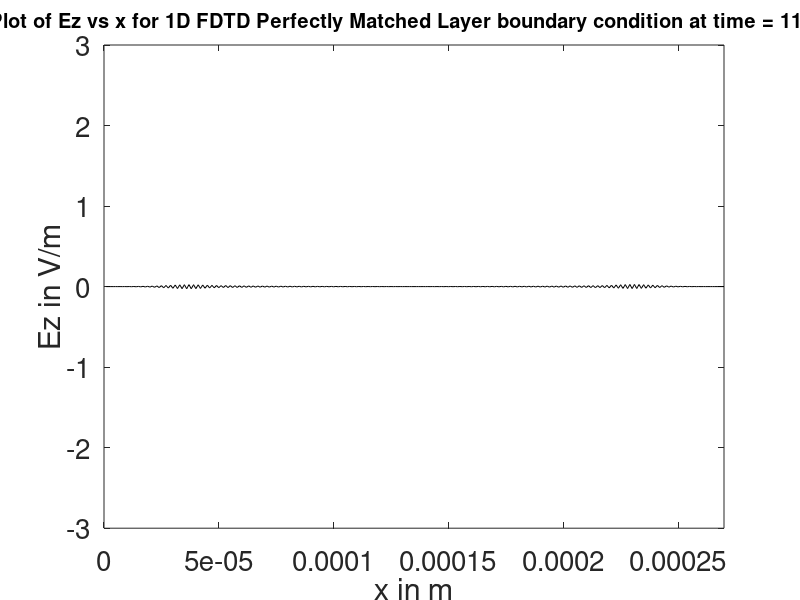

MATLAB code to generate this figure:
% Clearing variables in memory and Matlab command screen
clc; clear; close all;

% Grid Dimension in x (xdim) direction
xdim=270;

%Total no of time steps
time_tot=350;

%Position of the source (center of the domain)
xsource=135;

%Courant stability factor
S=1;

% Parameters of free space (permittivity and permeability and speed of
% light) are all not 1 and are given real values
epsilon0=(1/(36*pi))*1e-9;
mu0=4*pi*1e-7;
c=3e+8;

% Spatial grid step length (spatial grid step = 1 micron)
delta=1e-6;
% Temporal gris step obtained using Courant condition
deltat=S*delta/c;

% Initialization of field vectors
Ez=zeros(1,xdim);
Hy=zeros(1,xdim);

% Initialization of permittivity and permeability vectors
epsilon=epsilon0*ones(1,xdim);
mu=mu0*ones(1,xdim);

%Perfectly matched layer boundary design:
% [Reference:-http://dougneubauer.com/wp-content/uploads/wdata/yee2dpml1/yee2d_c.txt
%  (An adaptation of 2-D FDTD TE code of Dr. Susan Hagness)]

%Value of boundary width in spacesteps
bound_width=35;
%Electrical conductivity vector initialization
sigma=zeros(1,xdim);
%Order of polynomial on which sigma is modeled
gradingorder=6;
%Required reflection co-efficient
refl_coeff=1e-6;
%Polynomial model for sigma
sigmamax=(-log10(refl_coeff)*(gradingorder+1)*epsilon0*c)/(2*bound_width*delta);
boundfact1=((epsilon(1,bound_width)/epsilon0)*sigmamax)/((bound_width^gradingorder)*(gradingorder+1));
boundfact2=((epsilon(1,xdim-bound_width)/epsilon0)*sigmamax)/((bound_width^gradingorder)*(gradingorder+1));
x=0:1:bound_width;
for i=1:1:xdim
    sigma(1,bound_width+1:-1:1)=boundfact1*((x+0.5*ones(1,bound_width+1)).^(gradingorder+1)-(x-0.5*[0 ones(1,bound_width)]).^(gradingorder+1));
    sigma(1,xdim-bound_width:1:xdim)=boundfact2*((x+0.5*ones(1,bound_width+1)).^(gradingorder+1)-(x-0.5*[0 ones(1,bound_width)]).^(gradingorder+1));
end
%Magnetic conductivity matrix obtained by Perfectly Matched Layer condition
%for no reflection at every point
sigma_star=(sigma.*mu)./epsilon;



%Choice of natue of source
gaussian=0;
sine=0;
% The user can give a frequency of his choice for sinusoidal (if sine=1 above) waves in Hz 
frequency=1.5e+13;
impulse=1;
%Choose any one as 1 and rest as 0. Default (when all are 0): Unit time step

%Multiplication factor vectors for H vector update to avoid being calculated many times 
%in the time update loop so as to increase computation speed
A=((mu-0.5*deltat*sigma_star)./(mu+0.5*deltat*sigma_star)); 
B=(deltat/delta)./(mu+0.5*deltat*sigma_star);
                          
%Multiplication factor vectors for E vector update to avoid being calculated many times 
%in the time update loop so as to increase computation speed                          
C=((epsilon-0.5*deltat*sigma)./(epsilon+0.5*deltat*sigma)); 
D=(deltat/delta)./(epsilon+0.5*deltat*sigma);                     
                   

% Update loop begins
for n=1:1:time_tot
    
    %if source is impulse or unit-time step 
    if gaussian==0 && sine==0 && n==1
        Ez(xsource)=1;
    end
    
    % Setting time dependent boundaries to update only relevant parts of the 
    % vector where the wave has reached to avoid unnecessary updates.
    if n<xsource-2
        n1=xsource-n-1;
    else
        n1=1;
    end
    if n<xdim-1-xsource
        n2=xsource+n;
    else
        n2=xdim-1;
    end
    
    %Vector Update instead of for loop for Hy field incorporating magnetic
    %conductivity
    Hy(n1:n2)=A(n1:n2).*Hy(n1:n2)+B(n1:n2).*(Ez(n1+1:n2+1)-Ez(n1:n2));
    
    %Vector Update instead of for loop for Ez field incorporating magnetic
    %conductivity
    Ez(n1+1:n2+1)=C(n1+1:n2+1).*Ez(n1+1:n2+1)+D(n1+1:n2+1).*(Hy(n1+1:n2+1)-Hy(n1:n2));
    
    % Source conditions
    if impulse==0
        % If unit-time step
        if gaussian==0 && sine==0
            Ez(xsource)=1;
        end
        %if sine
        if sine==1
            tstart=1;
            N_lambda=c/(frequency*delta);
            Ez(xsource)=sin(((2*pi*(c/(delta*N_lambda))*(n-tstart)*deltat)));
        end
        %if gaussian
        if gaussian==1
            if n<=42
                Ez(xsource)=(10-15*cos(n*pi/20)+6*cos(2*n*pi/20)-cos(3*n*pi/20))/32;
            end
        end
    else
        %if impulse
        Ez(xsource)=0;
    end
    %Magnetic conductivity matrix obtained by Perfectly Matched Layer condition
    plot((1:1:xdim)*delta,Ez,'color','k');
    titlestring=['\fontsize{20}Plot of Ez vs x for 1D FDTD Perfectly Matched Layer boundary condition at time = ',num2str(round(n*deltat/10e-15)),' fs'];
    title(titlestring,'color','k');
    xlabel('x in m','FontSize',20);
    ylabel('Ez in V/m','FontSize',20);
    set(gca,'FontSize',20);
    axis([0 xdim*delta -3 3]);
    getframe;
end
% [1] "Computational Electrodynamics - The Finite Difference Time Domain
%      Method" - Allen Taflove, Susan.c.Hagness, Third Edition, Artech House
%%%%%%%%%%%%%%%%%%%%%%%%%%%%%%%%%%%%%%%%%%%%%%%%%%%%%%%%%%%%%%%%%%%%%%%%%%%
% END OF PROGRAM
%%%%%%%%%%%%%%%%%%%%%%%%%%%%%%%%%%%%%%%%%%%%%%%%%%%%%%%%%%%%%%%%%%%%%%%%%%%